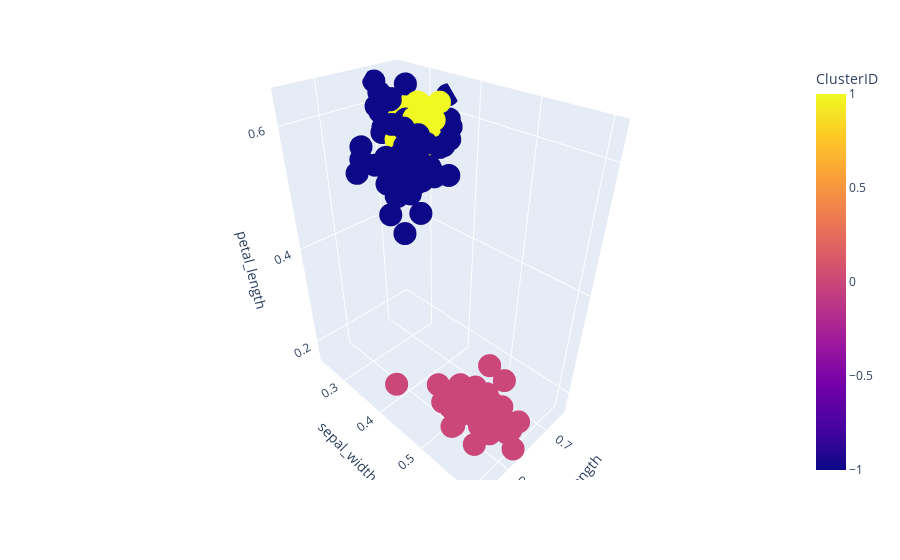
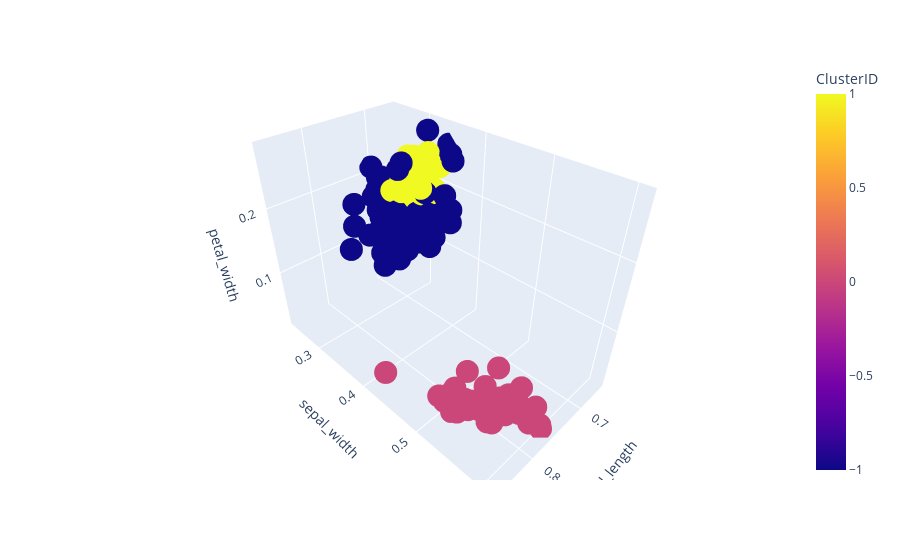
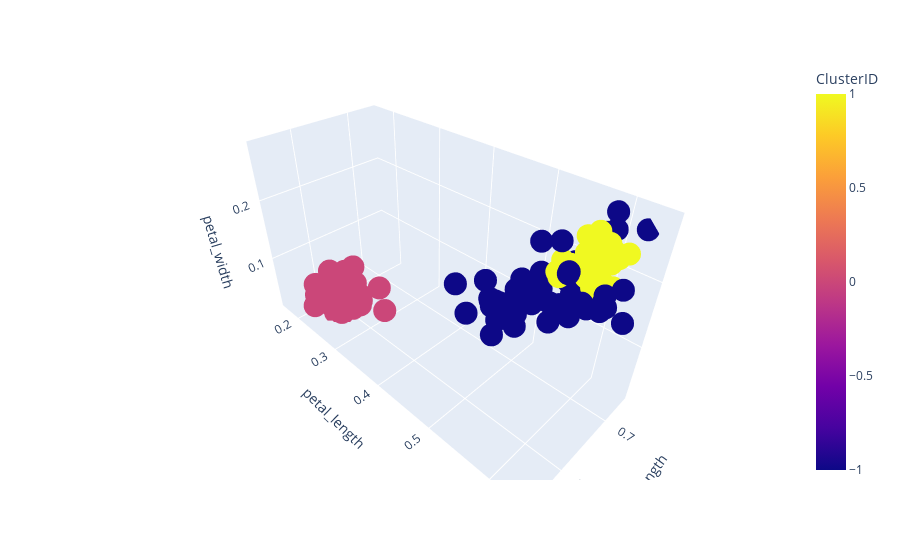
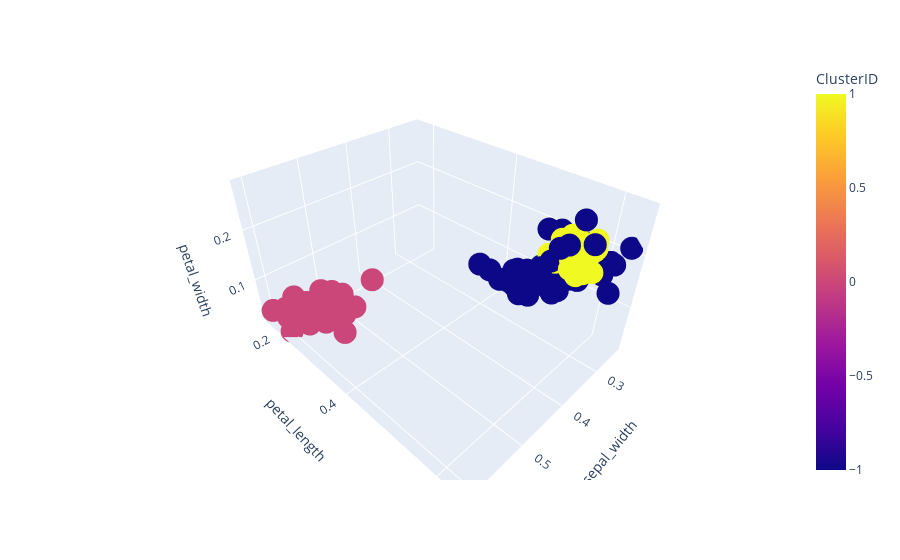

Notebook code for these charts, in order:
### Code cell
Plotly3D(X.columns,ClusterDF)

### Figure 1 — Plotly figure (JSON) as saved in the notebook; plotly's stock layout.template omitted (floating-point values rounded to 4 significant figures; data arrays with more than 128 entries replaced by an {"elided": "..."} marker saying what was removed)
{"data": [{"hovertemplate": "sepal_length=%{x}<br>sepal_width=%{y}<br>petal_length=%{z}<br>ClusterID=%{marker.color}<extra></extra>", "legendgroup": "", "marker": {"color": {"elided": "150 int values"}, "coloraxis": "coloraxis", "symbol": "circle"}, "mode": "markers", "name": "", "scene": "scene", "showlegend": false, "type": "scatter3d", "x": {"elided": "150 float values"}, "y": {"elided": "150 float values"}, "z": {"elided": "150 float values"}}], "layout": {"coloraxis": {"colorbar": {"title": {"text": "ClusterID"}}, "colorscale": [[0, "#0d0887"], [0.1111, "#46039f"], [0.2222, "#7201a8"], [0.3333, "#9c179e"], [0.4444, "#bd3786"], [0.5556, "#d8576b"], [0.6667, "#ed7953"], [0.7778, "#fb9f3a"], [0.8889, "#fdca26"], [1, "#f0f921"]]}, "legend": {"tracegroupgap": 0}, "margin": {"t": 60}, "scene": {"domain": {"x": [0, 1], "y": [0, 1]}, "xaxis": {"title": {"text": "sepal_length"}}, "yaxis": {"title": {"text": "sepal_width"}}, "zaxis": {"title": {"text": "petal_length"}}}}}

### Figure 2 — Plotly figure (JSON) as saved in the notebook; plotly's stock layout.template omitted (floating-point values rounded to 4 significant figures; data arrays with more than 128 entries replaced by an {"elided": "..."} marker saying what was removed)
{"data": [{"hovertemplate": "sepal_length=%{x}<br>sepal_width=%{y}<br>petal_width=%{z}<br>ClusterID=%{marker.color}<extra></extra>", "legendgroup": "", "marker": {"color": {"elided": "150 int values"}, "coloraxis": "coloraxis", "symbol": "circle"}, "mode": "markers", "name": "", "scene": "scene", "showlegend": false, "type": "scatter3d", "x": {"elided": "150 float values"}, "y": {"elided": "150 float values"}, "z": {"elided": "150 float values"}}], "layout": {"coloraxis": {"colorbar": {"title": {"text": "ClusterID"}}, "colorscale": [[0, "#0d0887"], [0.1111, "#46039f"], [0.2222, "#7201a8"], [0.3333, "#9c179e"], [0.4444, "#bd3786"], [0.5556, "#d8576b"], [0.6667, "#ed7953"], [0.7778, "#fb9f3a"], [0.8889, "#fdca26"], [1, "#f0f921"]]}, "legend": {"tracegroupgap": 0}, "margin": {"t": 60}, "scene": {"domain": {"x": [0, 1], "y": [0, 1]}, "xaxis": {"title": {"text": "sepal_length"}}, "yaxis": {"title": {"text": "sepal_width"}}, "zaxis": {"title": {"text": "petal_width"}}}}}

### Figure 3 — Plotly figure (JSON) as saved in the notebook; plotly's stock layout.template omitted (floating-point values rounded to 4 significant figures; data arrays with more than 128 entries replaced by an {"elided": "..."} marker saying what was removed)
{"data": [{"hovertemplate": "sepal_length=%{x}<br>petal_length=%{y}<br>petal_width=%{z}<br>ClusterID=%{marker.color}<extra></extra>", "legendgroup": "", "marker": {"color": {"elided": "150 int values"}, "coloraxis": "coloraxis", "symbol": "circle"}, "mode": "markers", "name": "", "scene": "scene", "showlegend": false, "type": "scatter3d", "x": {"elided": "150 float values"}, "y": {"elided": "150 float values"}, "z": {"elided": "150 float values"}}], "layout": {"coloraxis": {"colorbar": {"title": {"text": "ClusterID"}}, "colorscale": [[0, "#0d0887"], [0.1111, "#46039f"], [0.2222, "#7201a8"], [0.3333, "#9c179e"], [0.4444, "#bd3786"], [0.5556, "#d8576b"], [0.6667, "#ed7953"], [0.7778, "#fb9f3a"], [0.8889, "#fdca26"], [1, "#f0f921"]]}, "legend": {"tracegroupgap": 0}, "margin": {"t": 60}, "scene": {"domain": {"x": [0, 1], "y": [0, 1]}, "xaxis": {"title": {"text": "sepal_length"}}, "yaxis": {"title": {"text": "petal_length"}}, "zaxis": {"title": {"text": "petal_width"}}}}}

### Figure 4 — Plotly figure (JSON) as saved in the notebook; plotly's stock layout.template omitted (floating-point values rounded to 4 significant figures; data arrays with more than 128 entries replaced by an {"elided": "..."} marker saying what was removed)
{"data": [{"hovertemplate": "sepal_width=%{x}<br>petal_length=%{y}<br>petal_width=%{z}<br>ClusterID=%{marker.color}<extra></extra>", "legendgroup": "", "marker": {"color": {"elided": "150 int values"}, "coloraxis": "coloraxis", "symbol": "circle"}, "mode": "markers", "name": "", "scene": "scene", "showlegend": false, "type": "scatter3d", "x": {"elided": "150 float values"}, "y": {"elided": "150 float values"}, "z": {"elided": "150 float values"}}], "layout": {"coloraxis": {"colorbar": {"title": {"text": "ClusterID"}}, "colorscale": [[0, "#0d0887"], [0.1111, "#46039f"], [0.2222, "#7201a8"], [0.3333, "#9c179e"], [0.4444, "#bd3786"], [0.5556, "#d8576b"], [0.6667, "#ed7953"], [0.7778, "#fb9f3a"], [0.8889, "#fdca26"], [1, "#f0f921"]]}, "legend": {"tracegroupgap": 0}, "margin": {"t": 60}, "scene": {"domain": {"x": [0, 1], "y": [0, 1]}, "xaxis": {"title": {"text": "sepal_width"}}, "yaxis": {"title": {"text": "petal_length"}}, "zaxis": {"title": {"text": "petal_width"}}}}}
